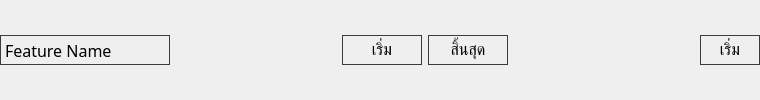
           <widget class="QWidget" name="widget_5" native="true">
            <layout class="QHBoxLayout" name="horizontalLayout_6">
             <property name="leftMargin">
              <number>0</number>
             </property>
             <property name="topMargin">
              <number>0</number>
             </property>
             <property name="rightMargin">
              <number>0</number>
             </property>
             <property name="bottomMargin">
              <number>0</number>
             </property>
             <item>
              <widget class="QLabel" name="label_38">
               <property name="minimumSize">
                <size>
                 <width>170</width>
                 <height>30</height>
                </size>
               </property>
               <property name="maximumSize">
                <size>
                 <width>170</width>
                 <height>30</height>
                </size>
               </property>
               <property name="font">
                <font>
                 <family>Sarabun</family>
                 <pointsize>12</pointsize>
                </font>
               </property>
               <property name="styleSheet">
                <string notr="true">border: 1px solid rgb(60,60,60);
border-radius: 0px;</string>
               </property>
               <property name="text">
                <string>Feature Name</string>
               </property>
              </widget>
             </item>
             <item>
              <widget class="QWidget" name="widget_6" native="true">
               <property name="minimumSize">
                <size>
                 <width>160</width>
                 <height>30</height>
                </size>
               </property>
               <property name="maximumSize">
                <size>
                 <width>160</width>
                 <height>30</height>
                </size>
               </property>
              </widget>
             </item>
             <item>
              <widget class="QLabel" name="label_9">
               <property name="minimumSize">
                <size>
                 <width>80</width>
                 <height>30</height>
                </size>
               </property>
               <property name="maximumSize">
                <size>
                 <width>80</width>
                 <height>30</height>
                </size>
               </property>
               <property name="font">
                <font>
                 <family>Sarabun</family>
                 <pointsize>12</pointsize>
                </font>
               </property>
               <property name="styleSheet">
                <string notr="true">border: 1px solid rgb(60,60,60);
border-radius: 0px;</string>
               </property>
               <property name="text">
                <string>เริ่ม</string>
               </property>
               <property name="alignment">
                <set>Qt::AlignCenter</set>
               </property>
              </widget>
             </item>
             <item>
              <widget class="QLabel" name="label_12">
               <property name="minimumSize">
                <size>
                 <width>80</width>
                 <height>30</height>
                </size>
               </property>
               <property name="maximumSize">
                <size>
                 <width>80</width>
                 <height>30</height>
                </size>
               </property>
               <property name="font">
                <font>
                 <family>Sarabun</family>
                 <pointsize>12</pointsize>
                </font>
               </property>
               <property name="styleSheet">
                <string notr="true">border: 1px solid rgb(60,60,60);
border-radius: 0px;</string>
               </property>
               <property name="text">
                <string>สิ้นสุด</string>
               </property>
               <property name="alignment">
                <set>Qt::AlignCenter</set>
               </property>
              </widget>
             </item>
             <item>
              <widget class="QWidget" name="widget_9" native="true">
               <property name="minimumSize">
                <size>
                 <width>180</width>
                 <height>30</height>
                </size>
               </property>
               <property name="maximumSize">
                <size>
                 <width>180</width>
                 <height>30</height>
                </size>
               </property>
              </widget>
             </item>
             <item>
              <widget class="QLabel" name="label_11">
               <property name="minimumSize">
                <size>
                 <width>60</width>
                 <height>30</height>
                </size>
               </property>
               <property name="maximumSize">
                <size>
                 <width>16777215</width>
                 <height>30</height>
                </size>
               </property>
               <property name="font">
                <font>
                 <family>Sarabun</family>
                 <pointsize>12</pointsize>
                </font>
               </property>
               <property name="styleSheet">
                <string notr="true">border: 1px solid rgb(60,60,60);
border-radius: 0px;</string>
               </property>
               <property name="text">
                <string>เริ่ม</string>
               </property>
               <property name="alignment">
                <set>Qt::AlignCenter</set>
               </property>
              </widget>
             </item>
            </layout>
           </widget>
